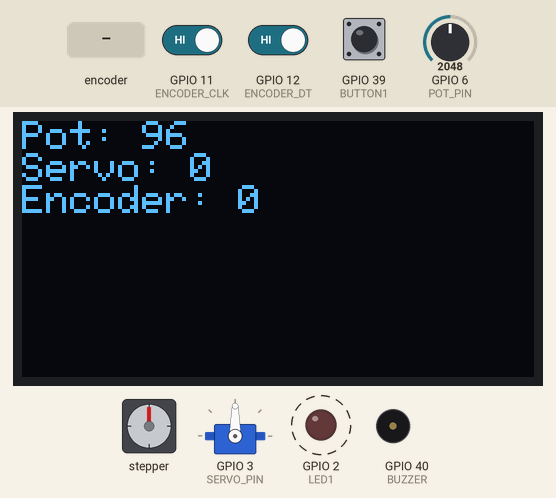
This sketch was run on a simulated ESP32-S3. Shown: stepper motor, servo, 128×64 one-colour display, output pins drawn as LEDs (lit = HIGH), buzzer (waves = sounding, pin HIGH). Wiring (from diagram.json): stepper motor driver (200 steps per turn assumed): step GPIO 16; direction GPIO 17; enable GPIO 15. Dashed ring = blinking. The inputs (shaded band) are chosen by the test bench; at power-on: GPIO 39 (BUTTON1) HIGH, GPIO 6 (POT_PIN) = 2048, GPIO 11 (ENCODER_CLK) HIGH, GPIO 12 (ENCODER_DT) HIGH (analog values on the 0–4095 scale). Pins used as bus, display or sensor lines are not drawn; what the sketch prints to the serial monitor is not drawn.

Above: at 1.6 s.
1.7 s: GPIO 39 (BUTTON1) pulled LOW for 0.15 s
2.4 s: GPIO 39 (BUTTON1) pulled LOW for 1 s
At 2.65 s:
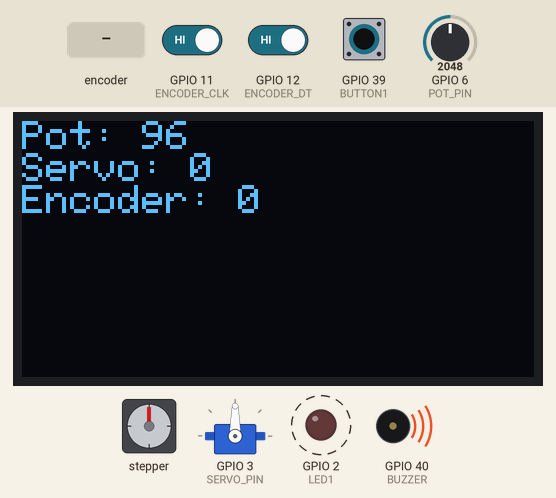
4.0 s: GPIO 6 (POT_PIN) set to 2866
At 5.49 s:
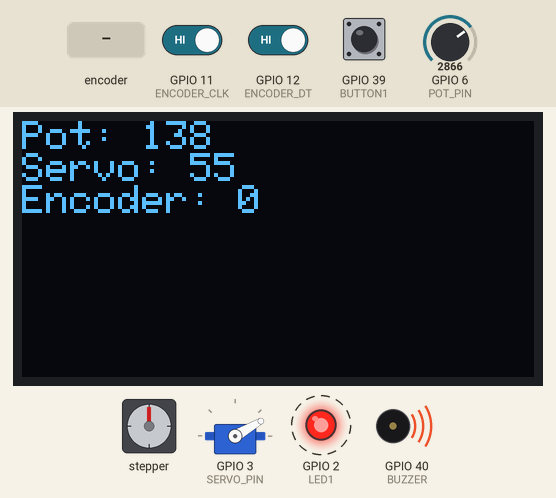
6.4 s: GPIO 39 (BUTTON1) pulled LOW for 3.2 s
At 10.1 s:
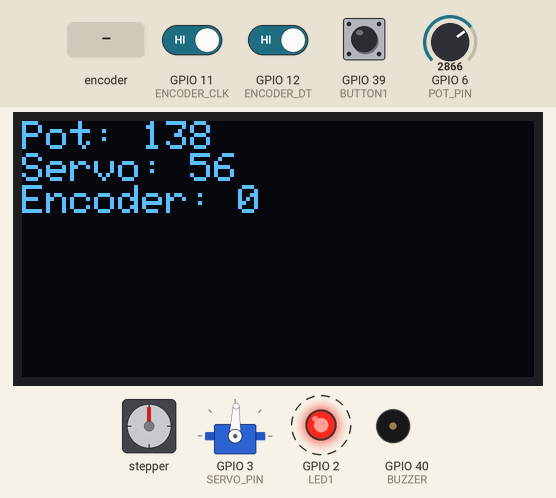
10.2 s: rotary encoder on GPIO 11 (ENCODER_CLK) / GPIO 12 (ENCODER_DT) turned 3 steps (first pin leading)
At 12.4 s:
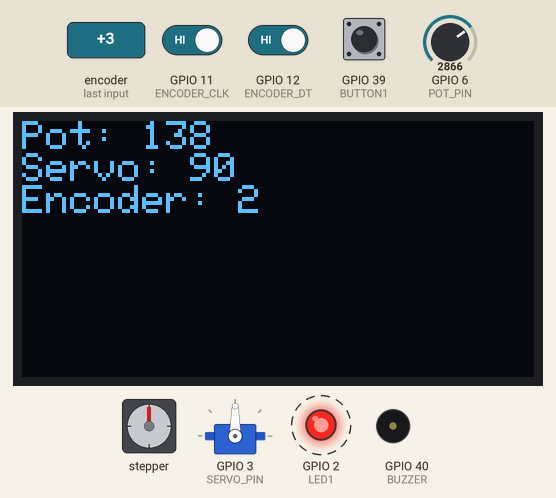
12.5 s: GPIO 39 (BUTTON1) pulled LOW for 1 s
Timing chart, 0 to 17.0 s (numbered marks = the images above; inputs shaded):
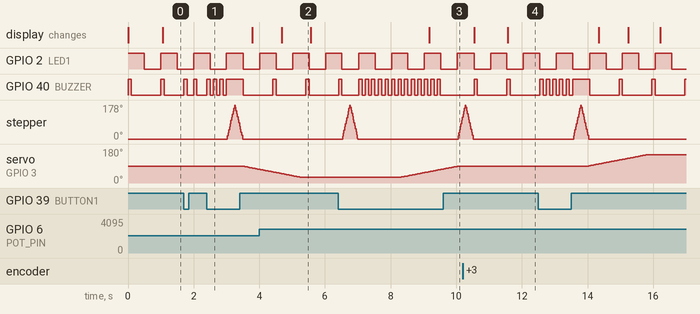

The sketch:

sketch.ino
```cpp
#include <Arduino.h>
#include <Wire.h>
#include <Adafruit_SSD1306.h>
#include <ESP32Servo.h>

// === OLED setup ===
#define SCREEN_WIDTH 128
#define SCREEN_HEIGHT 64
#define SDA_PIN 9
#define SCL_PIN 8
Adafruit_SSD1306 display(SCREEN_WIDTH, SCREEN_HEIGHT, &Wire, -1);

// === Pin Setup ===
#define LED1 2
#define BUZZER 40
#define BUTTON1 39
#define POT_PIN 6
#define ENCODER_CLK 11
#define ENCODER_DT 12
#define ENCODER_SW 13
#define SERVO_PIN 3
#define DIR_PIN 17
#define STEP_PIN 16
#define ENABLE_PIN 15

Servo myServo;

// === Variabel Global ===
volatile int encoderPos = 0;
volatile int potValue = 0;
volatile int servoAngle = 0;

// === Task Handles ===
TaskHandle_t TaskLEDHandle;
TaskHandle_t TaskBuzzerHandle;
TaskHandle_t TaskButtonHandle;
TaskHandle_t TaskOLEDHandle;
TaskHandle_t TaskServoHandle;
TaskHandle_t TaskStepperHandle;
TaskHandle_t TaskEncoderHandle;
TaskHandle_t TaskPotHandle;

// === Task ===
void TaskLED(void *pvParameters) {
  pinMode(LED1, OUTPUT);
  while (1) {
    digitalWrite(LED1, HIGH);
    vTaskDelay(500 / portTICK_PERIOD_MS);
    digitalWrite(LED1, LOW);
    vTaskDelay(500 / portTICK_PERIOD_MS);
  }
}

void TaskBuzzer(void *pvParameters) {
  pinMode(BUZZER, OUTPUT);
  while (1) {
    digitalWrite(BUZZER, HIGH);
    vTaskDelay(100 / portTICK_PERIOD_MS);
    digitalWrite(BUZZER, LOW);
    vTaskDelay(900 / portTICK_PERIOD_MS);
  }
}

void TaskButton(void *pvParameters) {
  pinMode(BUTTON1, INPUT_PULLUP);
  while (1) {
    if (digitalRead(BUTTON1) == LOW) {
      Serial.println("Button ditekan!");
      digitalWrite(BUZZER, HIGH);
      vTaskDelay(100 / portTICK_PERIOD_MS);
      digitalWrite(BUZZER, LOW);
    }
    vTaskDelay(100 / portTICK_PERIOD_MS);
  }
}

void TaskPot(void *pvParameters) {
  analogReadResolution(12);
  analogSetPinAttenuation(POT_PIN, ADC_11db);
  int lastVal = 0;
  unsigned long lastPrint = 0;

  while (1) {
    int raw = analogRead(POT_PIN);
    // gunakan range kalibrasi agar sesuai
    int scaled = map(raw, 180, 3660, 0, 180);
    scaled = constrain(scaled, 0, 180);

    // jika berubah signifikan, simpan
    if (abs(scaled - lastVal) > 2) {
      potValue = scaled;
      lastVal = scaled;
    }

    // cetak ke Serial setiap 1 detik
    if (millis() - lastPrint > 1000) {
      Serial.print("Potensio: ");
      Serial.print(raw);
      Serial.print(" (mapped: ");
      Serial.print(potValue);
      Serial.println("°)");
      lastPrint = millis();
    }

    vTaskDelay(200 / portTICK_PERIOD_MS);
  }
}

void TaskEncoder(void *pvParameters) {
  pinMode(ENCODER_CLK, INPUT);
  pinMode(ENCODER_DT, INPUT);
  int lastState = digitalRead(ENCODER_CLK);
  while (1) {
    int newState = digitalRead(ENCODER_CLK);
    if (newState != lastState) {
      if (digitalRead(ENCODER_DT) != newState) encoderPos++;
      else encoderPos--;
    }
    lastState = newState;
    vTaskDelay(10 / portTICK_PERIOD_MS);
  }
}

void TaskServo(void *pvParameters) {
  myServo.setPeriodHertz(50);
  myServo.attach(SERVO_PIN, 500, 2400);

  int testAngles[4] = {30, 90, 150, 90};
  int currentIndex = 0;
  int currentAngle = 90;
  unsigned long lastMove = 0;

  while (1) {
    // Ganti posisi setiap 3 detik
    if (millis() - lastMove > 3000) {
      int target = testAngles[currentIndex];
      Serial.print("Servo menuju: ");
      Serial.println(target);

      while (currentAngle != target) {
        if (target > currentAngle) currentAngle++;
        else currentAngle--;
        myServo.write(currentAngle);
        servoAngle = currentAngle;
        vTaskDelay(30 / portTICK_PERIOD_MS);
      }

      currentIndex++;
      if (currentIndex >= 4) currentIndex = 0;
      lastMove = millis();
    }
    vTaskDelay(10 / portTICK_PERIOD_MS);
  }
}

void TaskStepper(void *pvParameters) {
  pinMode(DIR_PIN, OUTPUT);
  pinMode(STEP_PIN, OUTPUT);
  pinMode(ENABLE_PIN, OUTPUT);
  digitalWrite(ENABLE_PIN, LOW);
  unsigned long lastStep = 0;

  while (1) {
    if (millis() - lastStep > 3000) {
      digitalWrite(DIR_PIN, HIGH);
      for (int i = 0; i < 100; i++) {
        digitalWrite(STEP_PIN, HIGH);
        delayMicroseconds(1200);
        digitalWrite(STEP_PIN, LOW);
        delayMicroseconds(1200);
      }
      digitalWrite(DIR_PIN, LOW);
      for (int i = 0; i < 100; i++) {
        digitalWrite(STEP_PIN, HIGH);
        delayMicroseconds(1200);
        digitalWrite(STEP_PIN, LOW);
        delayMicroseconds(1200);
      }
      lastStep = millis();
    }
    vTaskDelay(10 / portTICK_PERIOD_MS);
  }
}

void TaskOLED(void *pvParameters) {
  if (!display.begin(SSD1306_SWITCHCAPVCC, 0x3C)) {
    Serial.println("OLED gagal diinisialisasi");
    vTaskDelete(NULL);
  }

  display.setTextSize(1);
  display.setTextColor(SSD1306_WHITE);
  unsigned long lastUpdate = 0;

  while (1) {
    if (millis() - lastUpdate > 1000) {  // Update tiap 1 detik
      display.clearDisplay();
      display.setCursor(0, 0);
      display.print("Pot: ");
      display.println(potValue);
      display.print("Servo: ");
      display.println(servoAngle);
      display.print("Encoder: ");
      display.println(encoderPos);
      display.display();

      // cetak ke serial juga, tapi jarang
      Serial.print("OLED Update -> Pot=");
      Serial.print(potValue);
      Serial.print(" | Servo=");
      Serial.print(servoAngle);
      Serial.print(" | Encoder=");
      Serial.println(encoderPos);

      lastUpdate = millis();
    }
    vTaskDelay(100 / portTICK_PERIOD_MS);
  }
}

void setup() {
  Serial.begin(115200);
  Wire.begin(SDA_PIN, SCL_PIN);

  xTaskCreatePinnedToCore(TaskLED, "TaskLED", 2048, NULL, 1, &TaskLEDHandle, 0);
  xTaskCreatePinnedToCore(TaskBuzzer, "TaskBuzzer", 2048, NULL, 1, &TaskBuzzerHandle, 0);
  xTaskCreatePinnedToCore(TaskButton, "TaskButton", 2048, NULL, 2, &TaskButtonHandle, 0);
  xTaskCreatePinnedToCore(TaskPot, "TaskPot", 2048, NULL, 3, &TaskPotHandle, 0);
  xTaskCreatePinnedToCore(TaskEncoder, "TaskEncoder", 2048, NULL, 3, &TaskEncoderHandle, 0);
  xTaskCreatePinnedToCore(TaskServo, "TaskServo", 4096, NULL, 2, &TaskServoHandle, 1);
  xTaskCreatePinnedToCore(TaskStepper, "TaskStepper", 4096, NULL, 1, &TaskStepperHandle, 1);
  xTaskCreatePinnedToCore(TaskOLED, "TaskOLED", 4096, NULL, 4, &TaskOLEDHandle, 1);
}

void loop() {
  // Semua task dijalankan oleh FreeRTOS
}
```

Measured:
- after the input at 6.4 s, the display: changes after 2.8 s (image 3)
- by itself, GPIO 2 (LED1): alternates HIGH for 0.50 s and LOW for 0.50 s
